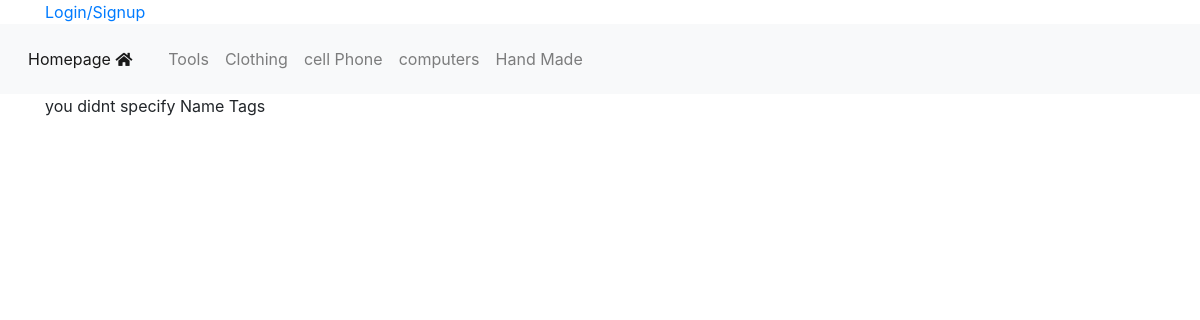
Page /tags.php on the committed database.
### tables this page shows
CREATE TABLE `categories` (
  `ID` int(11) NOT NULL,
  `Name` varchar(255) NOT NULL,
  `Description` varchar(255) NOT NULL,
  `parent` int(11) NOT NULL DEFAULT 0,
  `Ordering` int(11) DEFAULT NULL,
  `Visibility` tinyint(4) NOT NULL DEFAULT 0,
  `Allow_comment` tinyint(4) NOT NULL DEFAULT 0,
  `Allow_Ads` tinyint(4) NOT NULL DEFAULT 0
);

### inti.php (called while the page is built, shortened)
<?php
    include "admin/connect.php";
    $tmp = 'includes/templates/';
    $css = 'layout/css/';
    include $tmp . 'header-inc.php';

### includes/templates/header-inc.php (the view, shortened to what this page needs)
<!doctype html>
<html>
    <head>
       <link rel="stylesheet" href="https://cdn.jsdelivr.net/npm/bootstrap@4.5.3/dist/css/bootstrap.min.css">
        <link rel="stylesheet" href='<?php echo $css ;?>all.min.css'/>
        <link rel="stylesheet" href='<?php echo $css ;?>jquery-ui.css'/>
        <link rel="stylesheet" href='<?php echo $css ;?>jquery.selectBoxIt.css'/>
        <link rel="stylesheet" href='<?php echo $css ;?>custem.css'/>
    </head>
    <body>
    <div class="upper-bar">
      <div class="container">
        <?php
          if(isset($_SESSION['member'])){
            echo 'welcome <a href="profile.php">' . $sessionUser.'  <i class="fas fa-user nv"></i></a> ';
            echo ' | <a href="logout.php"> Logout <i class="fas fa-sign-out-alt nv"></i></a> |';
            echo '  <a href="newads.php"> New Ads <i class="fas fa-plus nv"></i></a> |';
            $userStatus = checkuserstatus( $sessionUser);
            if($userStatus == 1){
              echo "--> your ned membership to need activiate by admin";
            }
          }else{
        ?>
              <a href="login.php">
                  <span class="pull-right"> Login/Signup </span>
              </a>
        <?php }?>
       </div>
    </div>
    <nav class="navbar navbar-expand-lg navbar-light bg-light ">
  <a class="navbar-brand" href="index.php"> Homepage <i class="fas fa-home nv"></i></a>
  <div class="collapse navbar-collapse" id="add-nav">
    <ul class="nav navbar-nav">
        <?php
            $cats = $con->prepare("SELECT * FROM categories WHERE parent = 0 ORDER BY ID DESC");
            $cats->execute();
            $rows = $cats->fetchAll();
            foreach( $rows as $cat){
               echo'<li><a class="nav-link" href="categories.php?pageid='.$cat['ID'].'&name='. str_replace(' ','-',$cat['Name']).'">'. $cat['Name'] . '</a></li>';
            }
        ?>
    </ul>
  </div>
</nav>

### layout/css/custem.css (style rules this page uses)
body { background-color: rgb(255, 255, 255); font-size: 16px; }
a { text-decoration: none; }
.navbar { border-radius: 0; margin-bottom: 0; }
.nav>li>a, .navbar-brand { padding: 15px 12px; }
.navbar-brand { font-size: 1em; }
.fas { font-size: 30px; }
.nv { font-size: 15px; }

### rows in the picture
categories: Name "Tools"
categories: Name "Clothing"
categories: Name "cell Phone"
categories: Name "computers"
categories: Name "Hand Made"
